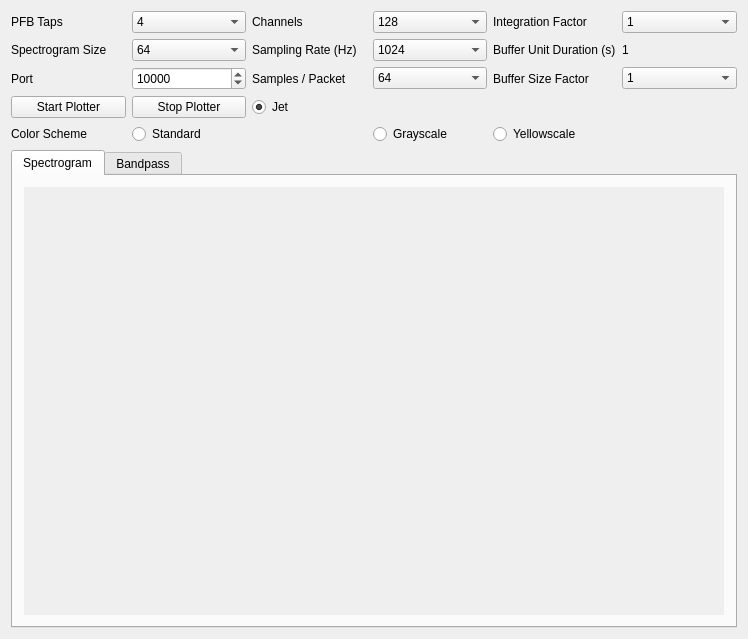
<?xml version="1.0" encoding="UTF-8"?>
<ui version="4.0">
 <class>MainWindow</class>
 <widget class="QMainWindow" name="MainWindow">
  <property name="geometry">
   <rect>
    <x>0</x>
    <y>0</y>
    <width>748</width>
    <height>639</height>
   </rect>
  </property>
  <property name="windowTitle">
   <string>ISSA Spectrometer</string>
  </property>
  <property name="autoFillBackground">
   <bool>false</bool>
  </property>
  <widget class="QWidget" name="centralWidget">
   <layout class="QVBoxLayout" name="verticalLayout">
    <item>
     <layout class="QGridLayout" name="gridLayout_2">
      <item row="1" column="3">
       <widget class="QComboBox" name="comboBox_srate">
        <item>
         <property name="text">
          <string>1024</string>
         </property>
        </item>
        <item>
         <property name="text">
          <string>2048</string>
         </property>
        </item>
       </widget>
      </item>
      <item row="1" column="2">
       <widget class="QLabel" name="label_5">
        <property name="text">
         <string>Sampling Rate (Hz)</string>
        </property>
       </widget>
      </item>
      <item row="2" column="2">
       <widget class="QLabel" name="label_9">
        <property name="text">
         <string>Samples / Packet</string>
        </property>
       </widget>
      </item>
      <item row="2" column="3">
       <widget class="QComboBox" name="comboBox_samplesperpacket">
        <property name="currentIndex">
         <number>1</number>
        </property>
        <item>
         <property name="text">
          <string>32</string>
         </property>
        </item>
        <item>
         <property name="text">
          <string>64</string>
         </property>
        </item>
        <item>
         <property name="text">
          <string>128</string>
         </property>
        </item>
        <item>
         <property name="text">
          <string>256</string>
         </property>
        </item>
        <item>
         <property name="text">
          <string>512</string>
         </property>
        </item>
       </widget>
      </item>
      <item row="0" column="3">
       <widget class="QComboBox" name="comboBox_chans">
        <item>
         <property name="text">
          <string>128</string>
         </property>
        </item>
        <item>
         <property name="text">
          <string>256</string>
         </property>
        </item>
        <item>
         <property name="text">
          <string>512</string>
         </property>
        </item>
        <item>
         <property name="text">
          <string>1024</string>
         </property>
        </item>
       </widget>
      </item>
      <item row="2" column="0">
       <widget class="QLabel" name="label_8">
        <property name="text">
         <string>Port</string>
        </property>
       </widget>
      </item>
      <item row="3" column="0">
       <widget class="QPushButton" name="startPushButton">
        <property name="enabled">
         <bool>true</bool>
        </property>
        <property name="text">
         <string>Start Plotter</string>
        </property>
       </widget>
      </item>
      <item row="3" column="1">
       <widget class="QPushButton" name="stopPushButton">
        <property name="text">
         <string>Stop Plotter</string>
        </property>
       </widget>
      </item>
      <item row="2" column="1">
       <widget class="QSpinBox" name="spinBox_port">
        <property name="maximum">
         <number>65535</number>
        </property>
        <property name="value">
         <number>10000</number>
        </property>
       </widget>
      </item>
      <item row="2" column="5">
       <widget class="QComboBox" name="comboBox_bufferFactor">
        <item>
         <property name="text">
          <string>1</string>
         </property>
        </item>
        <item>
         <property name="text">
          <string>2</string>
         </property>
        </item>
        <item>
         <property name="text">
          <string>3</string>
         </property>
        </item>
        <item>
         <property name="text">
          <string>4</string>
         </property>
        </item>
        <item>
         <property name="text">
          <string>5</string>
         </property>
        </item>
       </widget>
      </item>
      <item row="2" column="4">
       <widget class="QLabel" name="label_7">
        <property name="text">
         <string>Buffer Size Factor</string>
        </property>
       </widget>
      </item>
      <item row="1" column="5">
       <widget class="QLabel" name="label_bufsize">
        <property name="text">
         <string>1</string>
        </property>
       </widget>
      </item>
      <item row="0" column="4">
       <widget class="QLabel" name="label_3">
        <property name="text">
         <string>Integration Factor</string>
        </property>
       </widget>
      </item>
      <item row="1" column="4">
       <widget class="QLabel" name="label_6">
        <property name="text">
         <string>Buffer Unit Duration (s)</string>
        </property>
       </widget>
      </item>
      <item row="0" column="2">
       <widget class="QLabel" name="label_2">
        <property name="text">
         <string>Channels</string>
        </property>
       </widget>
      </item>
      <item row="0" column="0">
       <widget class="QLabel" name="label">
        <property name="text">
         <string>PFB Taps</string>
        </property>
       </widget>
      </item>
      <item row="0" column="5">
       <widget class="QComboBox" name="comboBox_integrationFactor">
        <item>
         <property name="text">
          <string>1</string>
         </property>
        </item>
        <item>
         <property name="text">
          <string>2</string>
         </property>
        </item>
        <item>
         <property name="text">
          <string>4</string>
         </property>
        </item>
        <item>
         <property name="text">
          <string>8</string>
         </property>
        </item>
        <item>
         <property name="text">
          <string>16</string>
         </property>
        </item>
        <item>
         <property name="text">
          <string>32</string>
         </property>
        </item>
        <item>
         <property name="text">
          <string>64</string>
         </property>
        </item>
       </widget>
      </item>
      <item row="0" column="1">
       <widget class="QComboBox" name="comboBox_taps">
        <item>
         <property name="text">
          <string>4</string>
         </property>
        </item>
        <item>
         <property name="text">
          <string>8</string>
         </property>
        </item>
        <item>
         <property name="text">
          <string>16</string>
         </property>
        </item>
        <item>
         <property name="text">
          <string>32</string>
         </property>
        </item>
        <item>
         <property name="text">
          <string>64</string>
         </property>
        </item>
       </widget>
      </item>
      <item row="1" column="1">
       <widget class="QComboBox" name="comboBox_spectSamples">
        <item>
         <property name="text">
          <string>64</string>
         </property>
        </item>
        <item>
         <property name="text">
          <string>128</string>
         </property>
        </item>
        <item>
         <property name="text">
          <string>256</string>
         </property>
        </item>
        <item>
         <property name="text">
          <string>512</string>
         </property>
        </item>
        <item>
         <property name="text">
          <string>1024</string>
         </property>
        </item>
        <item>
         <property name="text">
          <string>2048</string>
         </property>
        </item>
        <item>
         <property name="text">
          <string>4096</string>
         </property>
        </item>
        <item>
         <property name="text">
          <string>8192</string>
         </property>
        </item>
        <item>
         <property name="text">
          <string>16384</string>
         </property>
        </item>
       </widget>
      </item>
      <item row="1" column="0">
       <widget class="QLabel" name="label_4">
        <property name="text">
         <string>Spectrogram Size</string>
        </property>
       </widget>
      </item>
      <item row="4" column="0">
       <widget class="QLabel" name="label_10">
        <property name="text">
         <string>Color Scheme</string>
        </property>
       </widget>
      </item>
      <item row="4" column="1">
       <widget class="QRadioButton" name="stdRadioButton">
        <property name="text">
         <string>Standard</string>
        </property>
       </widget>
      </item>
      <item row="4" column="3">
       <widget class="QRadioButton" name="grayRadioButton">
        <property name="text">
         <string>Grayscale</string>
        </property>
       </widget>
      </item>
      <item row="4" column="4">
       <widget class="QRadioButton" name="yellowRadioButton">
        <property name="text">
         <string>Yellowscale</string>
        </property>
       </widget>
      </item>
      <item row="3" column="2">
       <widget class="QRadioButton" name="jetRadioButton">
        <property name="text">
         <string>Jet</string>
        </property>
        <property name="checked">
         <bool>true</bool>
        </property>
       </widget>
      </item>
     </layout>
    </item>
    <item>
     <widget class="QTabWidget" name="tabWidget">
      <property name="sizePolicy">
       <sizepolicy hsizetype="Preferred" vsizetype="Expanding">
        <horstretch>0</horstretch>
        <verstretch>0</verstretch>
       </sizepolicy>
      </property>
      <property name="currentIndex">
       <number>0</number>
      </property>
      <widget class="QWidget" name="tab">
       <attribute name="title">
        <string>Spectrogram</string>
       </attribute>
       <layout class="QGridLayout" name="gridLayout">
        <item row="1" column="0">
         <widget class="SpectrogramPlot" name="plotWidget" native="true">
          <property name="sizePolicy">
           <sizepolicy hsizetype="Expanding" vsizetype="Expanding">
            <horstretch>0</horstretch>
            <verstretch>0</verstretch>
           </sizepolicy>
          </property>
          <property name="focusPolicy">
           <enum>Qt::TabFocus</enum>
          </property>
          <property name="autoFillBackground">
           <bool>true</bool>
          </property>
         </widget>
        </item>
       </layout>
      </widget>
      <widget class="QWidget" name="tab_2">
       <attribute name="title">
        <string>Bandpass</string>
       </attribute>
      </widget>
     </widget>
    </item>
   </layout>
  </widget>
 </widget>
 <layoutdefault spacing="6" margin="11"/>
 <customwidgets>
  <customwidget>
   <class>SpectrogramPlot</class>
   <extends>QWidget</extends>
   <header>spectrogramplot.h</header>
   <container>1</container>
  </customwidget>
 </customwidgets>
 <resources/>
 <connections>
  <connection>
   <sender>spinBox_port</sender>
   <signal>editingFinished()</signal>
   <receiver>comboBox_spectSamples</receiver>
   <slot>clear()</slot>
   <hints>
    <hint type="sourcelabel">
     <x>164</x>
     <y>93</y>
    </hint>
    <hint type="destinationlabel">
     <x>182</x>
     <y>59</y>
    </hint>
   </hints>
  </connection>
 </connections>
</ui>
